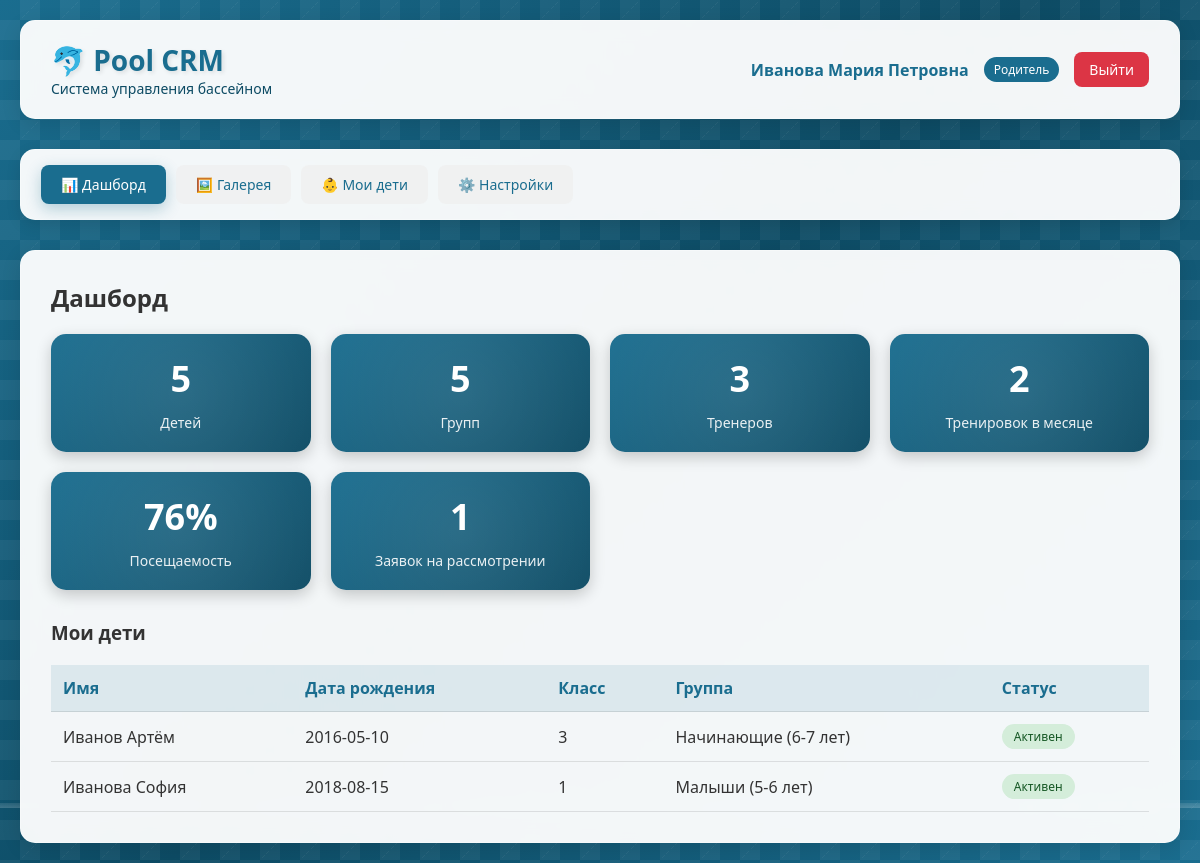
Page /dashboard (signed in) on the earlier database version.
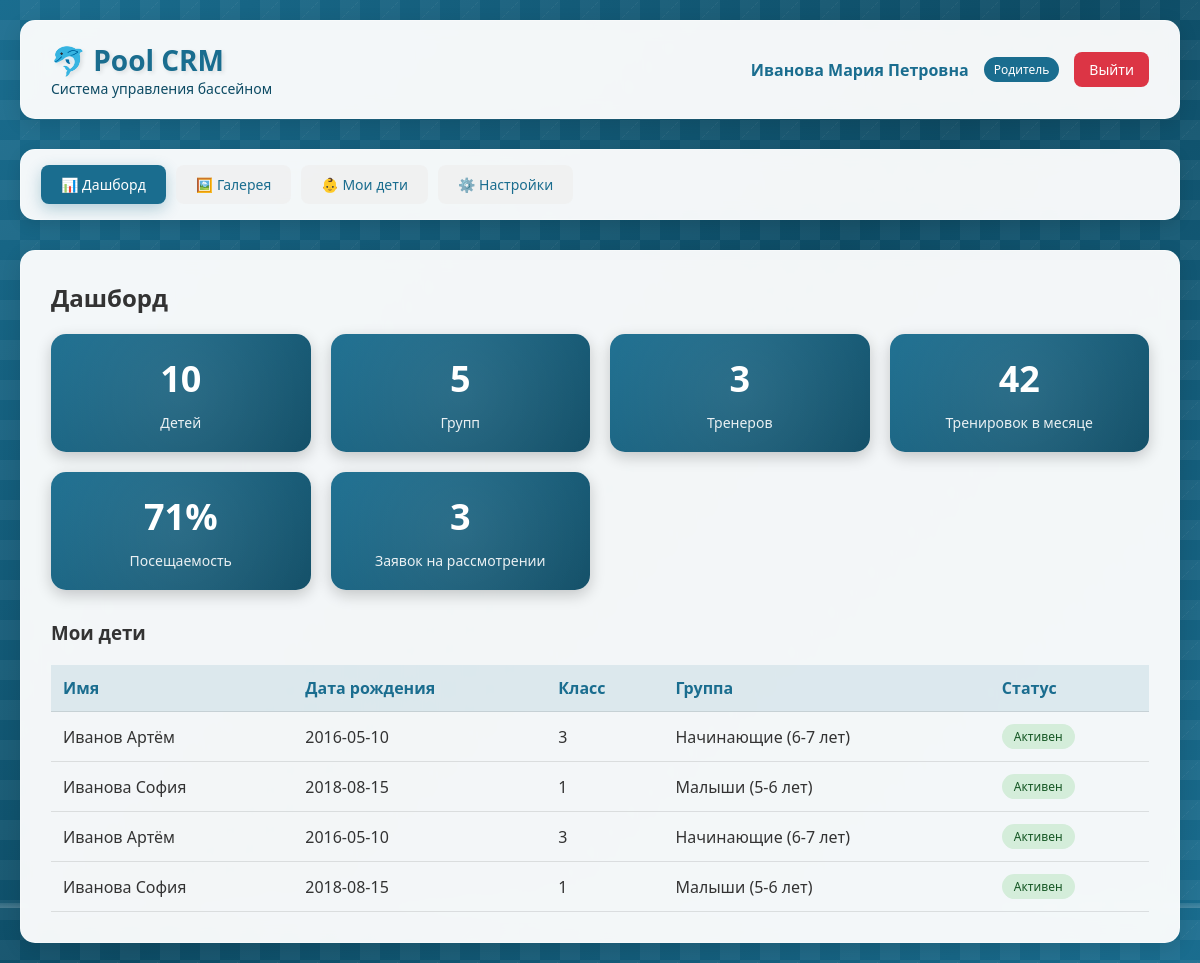
Same page on the later database version.
### database.py (models this page shows)
class GroupDB(Base):
    __tablename__ = "groups"
    id = Column(Integer, primary_key=True, index=True)
    name = Column(String, nullable=False)
    level = Column(Integer, nullable=False)
    coach_id = Column(Integer, ForeignKey("coaches.id"))
    max_capacity = Column(Integer, default=12)
    age_tolerance = Column(Float, default=1.0)
    is_active = Column(Boolean, default=True)
    created_at = Column(String, default=lambda: datetime.now().strftime("%d.%m.%Y %H:%M"))
    coach = relationship("CoachDB", back_populates="groups")
    time_slots = relationship("TimeSlotDB", back_populates="group", cascade="all, delete-orphan")
    enrollments = relationship("EnrollmentDB", back_populates="group")
    trainings = relationship("TrainingDB", back_populates="group")
    applications = relationship("ApplicationDB", back_populates="group")
    transfer_history_from = relationship("TransferHistoryDB", foreign_keys="TransferHistoryDB.from_group_id", back_populates="from_group")
    transfer_history_to = relationship("TransferHistoryDB", foreign_keys="TransferHistoryDB.to_group_id", back_populates="to_group")
    transfer_requests_from = relationship("TransferRequestDB", foreign_keys="TransferRequestDB.from_group_id", back_populates="from_group")
    transfer_requests_to = relationship("TransferRequestDB", foreign_keys="TransferRequestDB.suggested_group_id", back_populates="suggested_group")

class ChildDB(Base):
    __tablename__ = "children"
    id = Column(Integer, primary_key=True, index=True)
    parent_id = Column(Integer, ForeignKey("parents.id"), nullable=False)
    name = Column(String, nullable=False)
    birthdate = Column(Date, nullable=False)
    class_num = Column(Integer)
    study_year = Column(Integer)
    medical_note = Column(String)
    medical_date = Column(Date)
    is_active = Column(Boolean, default=True)
    parent = relationship("ParentDB", back_populates="children")
    enrollments = relationship("EnrollmentDB", back_populates="child")
    attendances = relationship("AttendanceDB", back_populates="child")
    transfer_history = relationship("TransferHistoryDB", back_populates="child")
    transfer_requests = relationship("TransferRequestDB", back_populates="child")
    applications = relationship("ApplicationDB", back_populates="child")  # <-- ДОБАВИТЬ

### main.py (the view)
@app.get("/dashboard", response_class=HTMLResponse)
async def dashboard(request: Request, db: Session = Depends(get_db)):
    user = get_current_user(request, db)
    if not user:
        return RedirectResponse(url="/login")
    children_count = db.query(ChildDB).filter(ChildDB.is_active == True).count()
    groups_count = db.query(GroupDB).filter(GroupDB.is_active == True).count()
    coaches_count = db.query(CoachDB).filter(CoachDB.is_active == True).count()
    today = date.today()
    trainings_this_month = db.query(TrainingDB).filter(TrainingDB.date >= date(today.year, today.month, 1), TrainingDB.date <= date(today.year, today.month, 28)).count()
    attendances = db.query(AttendanceDB).filter(AttendanceDB.status == AttendanceStatus.PRESENT).count()
    total_attendances = db.query(AttendanceDB).count()
    attendance_rate = round((attendances / total_attendances * 100) if total_attendances > 0 else 0)
    pending_applications = db.query(ApplicationDB).filter(ApplicationDB.status.in_([ApplicationStatus.NEW, ApplicationStatus.ON_REVIEW])).count()
    stats = {"children": children_count, "groups": groups_count, "coaches": coaches_count, "trainings_this_month": trainings_this_month, "attendance_rate": attendance_rate, "pending_applications": pending_applications}
    user_children = []
    if user["role"] == "parent":
        children = db.query(ChildDB).filter(ChildDB.parent_id == user["id"], ChildDB.is_active == True).all()
        for child in children:
            enrollment = db.query(EnrollmentDB).filter(EnrollmentDB.child_id == child.id, EnrollmentDB.status == EnrollmentStatus.ACTIVE).first()
            user_children.append({"id": child.id, "name": child.name, "birthdate": child.birthdate, "class_num": child.class_num, "group_name": enrollment.group.name if enrollment else None, "is_active": child.is_active})
    user["children"] = user_children
    return templates.TemplateResponse(name="dashboard.html", request=request, context={"request": request, "user": user, "stats": stats})

### templates/dashboard.html (shortened to what this page needs)
{% extends "base.html" %}
{% block content %}
<div class="action-bar">
    <h2>Дашборд</h2>
</div>
<div class="stats-grid">
    <div class="stat-card">
        <div class="stat-number">{{ stats.children }}</div>
        <div class="stat-label">Детей</div>
    </div>
    <div class="stat-card">
        <div class="stat-number">{{ stats.groups }}</div>
        <div class="stat-label">Групп</div>
    </div>
    <div class="stat-card">
        <div class="stat-number">{{ stats.coaches }}</div>
        <div class="stat-label">Тренеров</div>
    </div>
    <div class="stat-card">
        <div class="stat-number">{{ stats.trainings_this_month }}</div>
        <div class="stat-label">Тренировок в месяце</div>
    </div>
    <div class="stat-card">
        <div class="stat-number">{{ stats.attendance_rate }}%</div>
        <div class="stat-label">Посещаемость</div>
    </div>
    <div class="stat-card">
        <div class="stat-number">{{ stats.pending_applications }}</div>
        <div class="stat-label">Заявок на рассмотрении</div>
    </div>
</div>
{% if user.role == 'parent' and user.children %}
<h3>Мои дети</h3>
<table class="data-table">
    <thead>
        <tr>
            <th>Имя</th>
            <th>Дата рождения</th>
            <th>Класс</th>
            <th>Группа</th>
            <th>Статус</th>
        </tr>
    </thead>
    <tbody>
        {% for child in user.children %}
        <tr>
            <td>{{ child.name }}</td>
            <td>{{ child.birthdate }}</td>
            <td>{{ child.class_num or '-' }}</td>
            <td>{{ child.group_name or 'Не назначен' }}</td>
            <td>
                <span class="status-badge {% if child.is_active %}status-active{% else %}status-completed{% endif %}">
                    {% if child.is_active %}Активен{% else %}Неактивен{% endif %}
                </span>
            </td>
        </tr>
        {% endfor %}
    </tbody>
</table>
{% endif %}
{% endblock %}

Differences in the rows shown:
added ChildDB: name "Иванов Артём", birthdate "2016-05-10"
added ChildDB: name "Иванова София", birthdate "2018-08-15"
Other differences:
{{ stats.children }}: "5" → "10"
{{ stats.trainings_this_month }}: "2" → "42"
{{ stats.attendance_rate }}: "76" → "71"
{{ stats.pending_applications }}: "1" → "3"
new list line: "3 Активен"
new list line: "Начинающие (6-7 лет)"
new list line: "1 Активен"
new list line: "Малыши (5-6 лет)"
